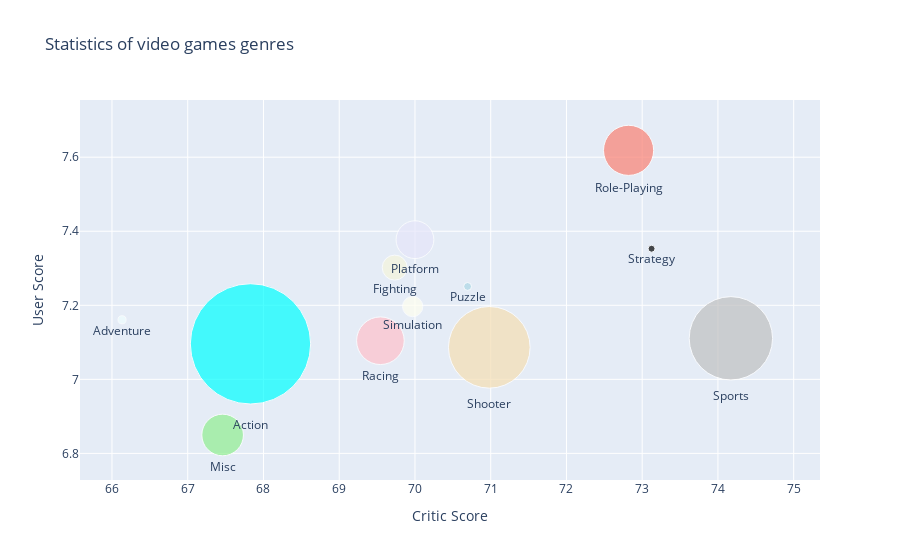

The notebook cell saved with this chart:
### Code cell
trace0 = go.Scatter(
    x=genres_df.Critic_Score,
    y=genres_df.User_Score,
    mode = 'markers+text',
    text = genres_df.index,
    textposition='bottom center',
    marker = dict(
        size = 1/10*genres_df.Global_Sales,
        color = [
            'aqua', 'azure', 'beige', 'lightgreen',
            'lavender', 'lightblue', 'pink', 'salmon',
            'wheat', 'ivory', 'silver'
        ]
    )
)

data = [trace0]
layout = {
    'title': 'Statistics of video games genres',
    'xaxis': {'title': 'Critic Score'},
    'yaxis': {'title': 'User Score'}
}

fig = go.Figure(data=data, layout=layout)

iplot(fig, show_link=False)

### Figure 1 — Plotly figure (JSON) as saved in the notebook; plotly's stock layout.template omitted (floating-point values rounded to 4 significant figures)
{"data": [{"marker": {"color": ["aqua", "azure", "beige", "lightgreen", "lavender", "lightblue", "pink", "salmon", "wheat", "ivory", "silver"], "size": [120.3, 8.075, 25.0, 41.63, 37.78, 7.89, 47.62, 50.14, 81.65, 20.27, 83.39, 6.961]}, "mode": "markers+text", "text": ["Action", "Adventure", "Fighting", "Misc", "Platform", "Puzzle", "Racing", "Role-Playing", "Shooter", "Simulation", "Sports", "Strategy"], "textposition": "bottom center", "type": "scatter", "x": [67.83, 66.13, 69.73, 67.46, 70, 70.69, 69.54, 72.82, 70.98, 69.97, 74.17, 73.12], "y": [7.096, 7.161, 7.302, 6.85, 7.377, 7.251, 7.104, 7.619, 7.086, 7.197, 7.111, 7.353]}], "layout": {"title": {"text": "Statistics of video games genres"}, "xaxis": {"title": {"text": "Critic Score"}}, "yaxis": {"title": {"text": "User Score"}}}}
